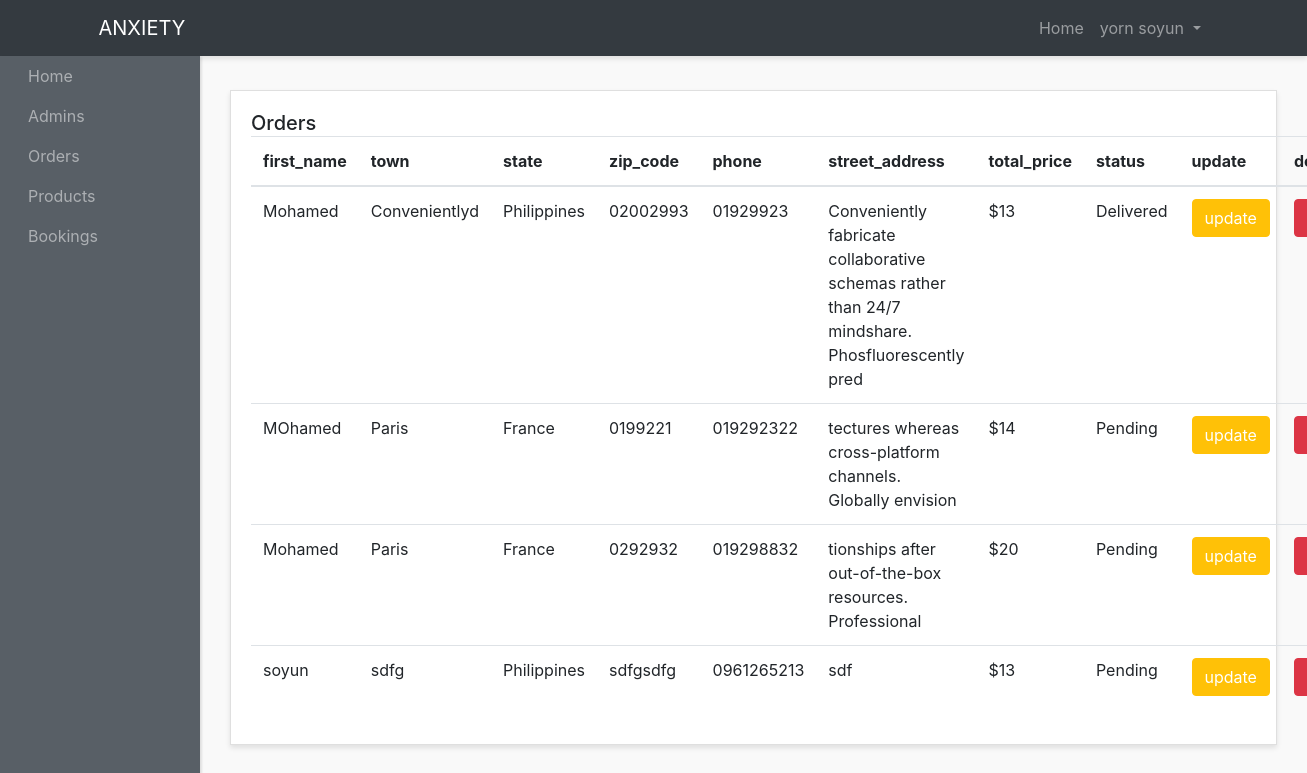
The app's page /admin-panel/orders-admins/show-orders.php (signed in), older data.
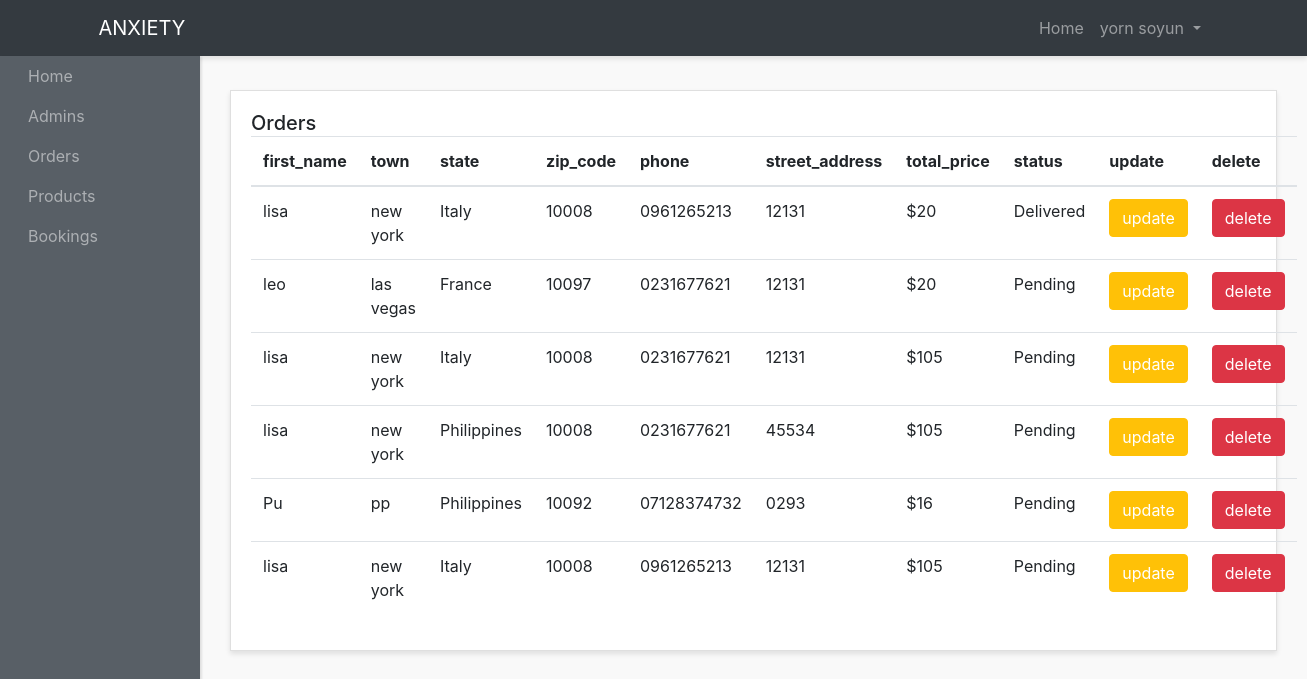
The same page, newer data.
### tables this page shows
CREATE TABLE `orders` (
  `id` int(10) NOT NULL,
  `first_name` varchar(200) NOT NULL,
  `last_name` varchar(200) NOT NULL,
  `state` varchar(200) NOT NULL,
  `street_address` varchar(200) NOT NULL,
  `town` varchar(200) NOT NULL,
  `zip_code` varchar(20) NOT NULL,
  `phone` varchar(20) NOT NULL,
  `email` varchar(255) NOT NULL,
  `user_id` int(10) NOT NULL,
  `status` varchar(200) NOT NULL,
  `total_price` int(10) NOT NULL,
  `created_at` timestamp NOT NULL DEFAULT current_timestamp()
);

### admin-panel/orders-admins/show-orders.php (the view, shortened to what this page needs)
<?php require "../layouts/header.php"; ?>
<?php require "../../config/config.php"; ?>
<?php
  $orders = $conn->query("SELECT * FROM orders");
  $orders->execute();
  $allOrders = $orders->fetchAll(PDO::FETCH_OBJ);
?>
      <div class="row">
        <div class="col">
          <div class="card">
            <div class="card-body">
              <h5 class="card-title mb-4 d-inline">Orders</h5>
              <table class="table">
                <thead>
                  <tr>
                    <th scope="col">first_name</th>
                    <th scope="col">town</th>
                    <th scope="col">state</th>
                    <th scope="col">zip_code</th>
                    <th scope="col">phone</th>
                    <th scope="col">street_address</th>
                    <th scope="col">total_price</th>
                    <th scope="col">status</th>
                    <th scope="col">update</th>
                    <th scope="col">delete</th>
                  </tr>
                </thead>
                <tbody>
                  <?php foreach($allOrders as $order) : ?>
                  <tr>
                    <td><?php echo $order->first_name; ?></td>
                    <td><?php echo $order->town; ?></td>
                    <td><?php echo $order->state; ?></td>
                    <td>
                    <?php echo $order->zip_code; ?>
                    </td>
                    <td><?php echo $order->phone; ?></td>
                    <td>
                    <?php echo $order->street_address; ?>
                    </td>
                    <td>$<?php echo $order->total_price; ?></td>
                    <td><?php echo $order->status; ?></td>
                    <td><a href="change-status.php?id=<?php echo $order->id; ?>" class="btn btn-warning  text-white text-center ">update</a></td>
                    <td><a href="delete-orders.php?id=<?php echo $order->id; ?>" class="btn btn-danger  text-center ">delete</a></td>
                  </tr>
                 <?php endforeach; ?>
                </tbody>
              </table>
            </div>
          </div>
        </div>
<?php require "../layouts/footer.php"; ?>

Row changes from the older to the newer data that the page shows:
removed orders: first_name "Mohamed", town "Convenientlyd", state "Philippines", zip_code "02002993", phone "01929923", street_address "Conveniently fabricate collaborative schemas rather than 24/7 mindshare. Phosfluorescently pred", total_price "13", status "Delivered"
removed orders: first_name "MOhamed", town "Paris", state "France", zip_code "0199221", phone "019292322", street_address "tectures whereas cross-platform channels. Globally envision", total_price "14", status "Pending"
removed orders: first_name "Mohamed", town "Paris", state "France", zip_code "0292932", phone "019298832", street_address "tionships after out-of-the-box resources. Professional", total_price "20", status "Pending"
removed orders: first_name "soyun", town "sdfg", state "Philippines", zip_code "sdfgsdfg", phone "0961265213", street_address "sdf", total_price "13", status "Pending"
added orders: first_name "lisa", town "new york", state "Italy", zip_code "10008", phone "0961265213", street_address "12131", total_price "20", status "Delivered"
added orders: first_name "leo", town "las vegas", state "France", zip_code "10097", phone "0231677621", street_address "12131", total_price "20", status "Pending"
added orders: first_name "lisa", town "new york", state "Italy", zip_code "10008", phone "0231677621", street_address "12131", total_price "105", status "Pending"
added orders: first_name "lisa", town "new york", state "Philippines", zip_code "10008", phone "0231677621", street_address "45534", total_price "105", status "Pending"
added orders: first_name "Pu", town "pp", state "Philippines", zip_code "10092", phone "07128374732", street_address "0293", total_price "16", status "Pending"
added orders: first_name "lisa", town "new york", state "Italy", zip_code "10008", phone "0961265213", street_address "12131", total_price "105", status "Pending"
